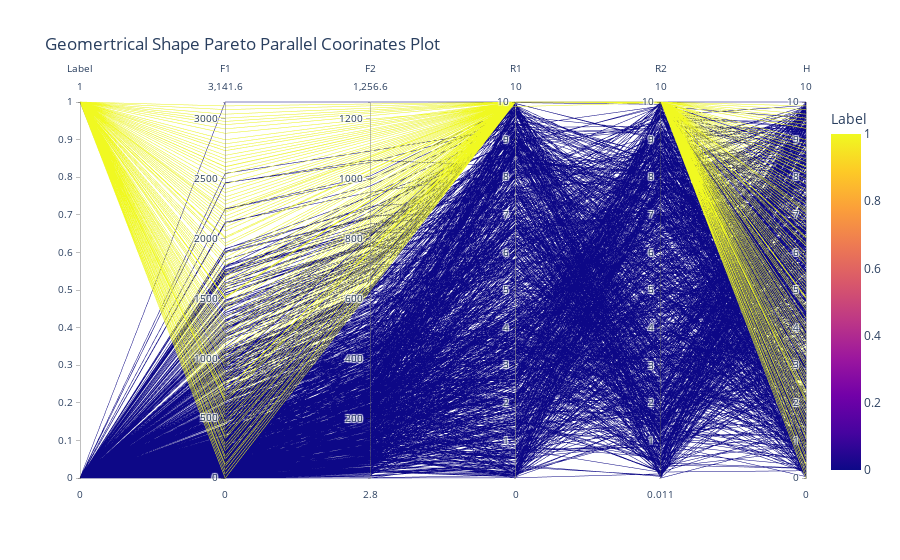

Notebook code for this chart:
### Code cell
fig = px.parallel_coordinates(
    pareto_front,
    color="Label",
    dimensions=["Label", "F1", "F2", "R1", "R2", "H"],
    title="Geomertrical Shape Pareto Parallel Coorinates Plot")
fig.show()
fig.write_image('../task3/par2.png')

### Figure 1 — Plotly figure (JSON) as saved in the notebook; plotly's stock layout.template omitted (floating-point values rounded to 4 significant figures; data arrays with more than 128 entries replaced by an {"elided": "..."} marker saying what was removed)
{"data": [{"dimensions": [{"label": "Label", "values": {"elided": "1100 int values"}}, {"label": "F1", "values": {"elided": "1100 float values"}}, {"label": "F2", "values": {"elided": "1100 float values"}}, {"label": "R1", "values": {"elided": "1100 float values"}}, {"label": "R2", "values": {"elided": "1100 float values"}}, {"label": "H", "values": {"elided": "1100 float values"}}], "domain": {"x": [0, 1], "y": [0, 1]}, "line": {"color": {"elided": "1100 int values"}, "coloraxis": "coloraxis"}, "name": "", "type": "parcoords"}], "layout": {"coloraxis": {"colorbar": {"title": {"text": "Label"}}, "colorscale": [[0, "#0d0887"], [0.1111, "#46039f"], [0.2222, "#7201a8"], [0.3333, "#9c179e"], [0.4444, "#bd3786"], [0.5556, "#d8576b"], [0.6667, "#ed7953"], [0.7778, "#fb9f3a"], [0.8889, "#fdca26"], [1, "#f0f921"]]}, "legend": {"tracegroupgap": 0}, "title": {"text": "Geomertrical Shape Pareto Parallel Coorinates Plot"}}}
